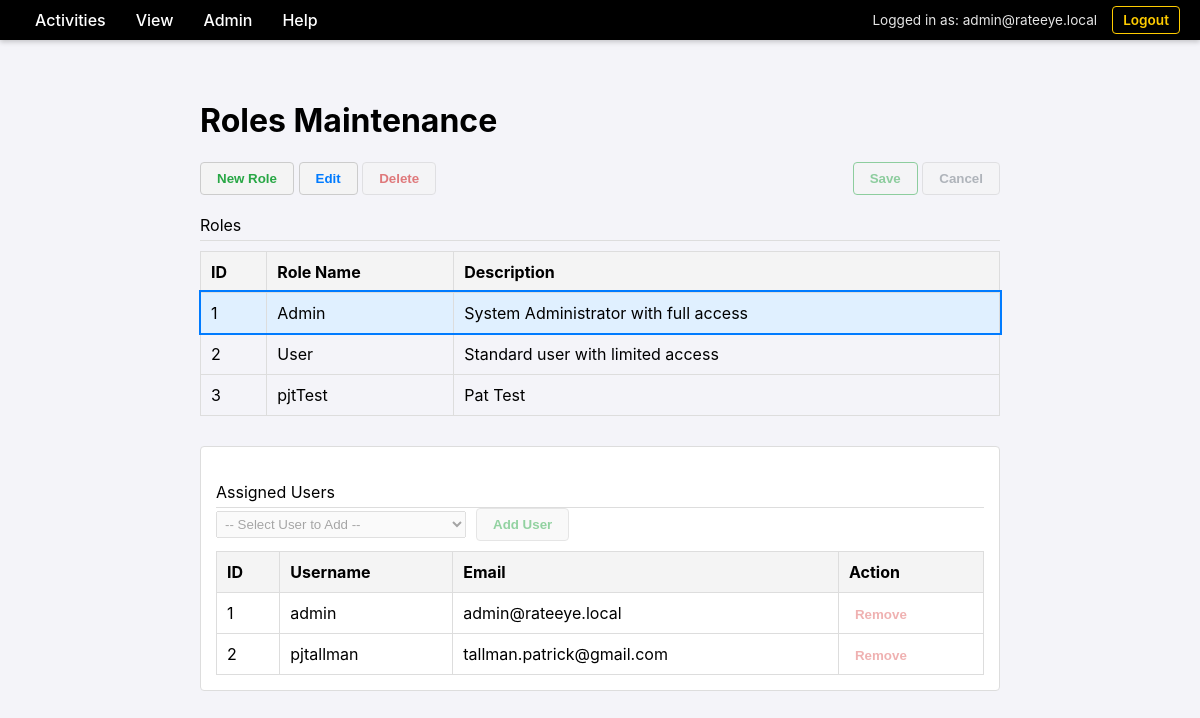
The page /admin/roles (signed in) on the database its author committed.
### database.py (models this page shows)
class User(Base):
    __tablename__ = "users"
    id = Column(Integer, primary_key=True, index=True)
    username = Column(String, unique=True, index=True)
    email = Column(String, unique=True, index=True)
    hashed_password = Column(String, nullable=True)
    is_authorized = Column(Boolean, default=True)
    force_password_change = Column(Boolean, default=False)
    provider = Column(String, default="local")
    profile_json = Column(Text, nullable=True)
    settings = relationship("UserSetting", back_populates="user", cascade="all, delete-orphan")
    roles = relationship("Role", secondary=user_roles, back_populates="users")

class Role(Base):
    __tablename__ = "roles"
    id = Column(Integer, primary_key=True, index=True)
    name = Column(String, unique=True, index=True)
    description = Column(String)
    users = relationship("User", secondary=user_roles, back_populates="roles")

### main.py (the view)
@app.get("/admin/roles", response_class=HTMLResponse, tags=[PageType.MAINTENANCE])
async def list_roles(
    request: Request,
    accept_language: str = Header(None),
    user: User = Depends(login_required),
    db: Session = Depends(get_db)
):
    t = get_text(accept_language)
    roles = db.query(Role).all()
    all_users = db.query(User).all()
    return templates.TemplateResponse(request, "admin_roles.html", {
        "t": t,
        "roles": roles,
        "user": user,
        "all_users": all_users
    })

### templates/admin_roles.html (shortened to what this page needs)
{% extends "base.html" %}
{% block content %}
    <h1>Roles Maintenance</h1>
    <div class="action-bar">
        <div class="left-actions">
            <button id="btn-new" class="btn-action btn-add">New Role</button>
            <button id="btn-edit" class="btn-action btn-edit">Edit</button>
            <button id="btn-delete" class="btn-action btn-delete">Delete</button>
        </div>
        <div class="right-actions">
            <button id="btn-save" class="btn-action btn-save" disabled>Save</button>
            <button id="btn-cancel" class="btn-action btn-cancel" disabled>Cancel</button>
        </div>
    </div>
    <div class="section-header">Roles</div>
    <table id="roles-table">
        <thead>
            <tr>
                <th>ID</th>
                <th>Role Name</th>
                <th>Description</th>
            </tr>
        </thead>
        <tbody>
            {% for r in roles %}
            <tr id="role-{{ r.id }}"
                data-role-id="{{ r.id }}"
                data-role-name="{{ r.name }}"
                data-role-desc="{{ r.description }}"
                data-role-users="{{ r.users | map(attribute='id') | list | join(',') }}">
                <td>{{ r.id }}</td>
                <td class="col-name" data-original="{{ r.name }}">{{ r.name }}</td>
                <td class="col-desc" data-original="{{ r.description }}">{{ r.description }}</td>
            </tr>
            {% endfor %}
        </tbody>
    </table>
    <div id="child-container" class="child-table-container">
        <div class="section-header">Assigned Users</div>
        <div class="child-actions">
            <select id="user-selector" class="edit-input" style="width: 250px;">
                <option value="">-- Select User to Add --</option>
            </select>
            <button id="btn-add-user" class="btn-action btn-add" disabled>Add User</button>
        </div>
        <table id="assigned-users-table">
            <thead>
                <tr>
                    <th>ID</th>
                    <th>Username</th>
                    <th>Email</th>
                    <th>Action</th>
                </tr>
            </thead>
            <tbody>
            </tbody>
        </table>
    </div>
{% endblock %}

### templates/base.html (shortened to what this page needs)
<!DOCTYPE html>
<html>
<head>
    <link rel="stylesheet" href="/static/css/style.css">
</head>
<body>
    <div class="menu-bar">
        <div class="menu-item">{{ t.menu_activities or 'Activities' }}
        </div>
        <div class="menu-item">{{ t.menu_view }}
        </div>
        <div class="menu-item">{{ t.menu_admin or 'Admin' }}
        </div>
        <div class="menu-item">{{ t.menu_help }}
        </div>
        <div class="user-info">
            {% if user %}
                <span>{{ t.msg_logged_in_as }} {{ user.email }}</span>
                <a href="/logout">{{ t.nav_logout }}</a>
            {% else %}
                <a href="/login">{{ t.nav_login }}</a>
                <a href="/register">{{ t.nav_register }}</a>
            {% endif %}
        </div>
    </div>
    <div class="content">
        {% block content %}{% endblock %}
    </div>
</body>
</html>

### static/css/style.css (style rules this page uses)
body { font-family: -apple-system, BlinkMacSystemFont, "Segoe UI", Roboto, Helvetica, Arial, sans-serif; margin: 0; padding: 0; background-color: #f4f4f9; }
.menu-bar { background-color: #000000; color: #ffffff; display: flex; padding: 0 20px; align-items: stretch; box-shadow: 0 2px 5px rgba(0,0,0,0.2); height: 40px; }
.menu-item { position: relative; padding: 0 15px; cursor: pointer; font-weight: 500; display: flex; align-items: center; }
.content { padding: 40px; max-width: 800px; margin: 0 auto; }
.user-info { margin-left: auto; display: flex; align-items: center; color: white; font-size: 0.85em; }
.user-info span { margin-right: 15px; opacity: 0.9; }
.user-info a { color: #ffcc00; font-weight: 600; text-decoration: none; padding: 5px 10px; border: 1px solid #ffcc00; border-radius: 4px; }

### templates/admin_roles.html (style rules this page uses)
.section-header { margin-top: 20px; border-bottom: 1px solid #ddd; padding-bottom: 5px; }
table { width: 100%; border-collapse: collapse; margin-top: 10px; cursor: pointer; }
th, td { border: 1px solid #ddd; padding: 10px; text-align: left; }
th { background-color: #f4f4f4; }
.selected-row { background-color: #e0f0ff !important; outline: 2px solid #007bff; }
.action-bar { margin: 15px 0; display: flex; justify-content: space-between; align-items: center; }
.btn-action { padding: 8px 16px; font-weight: bold; cursor: pointer; border: 1px solid #ccc; background-color: #f4f4f4; border-radius: 4px; }
.btn-action:disabled { opacity: 0.5; cursor: not-allowed; }
.btn-delete { color: #c00; }
.btn-edit { color: #007bff; }
.btn-save { color: #28a745; border-color: #28a745; }
.btn-cancel { color: #6c757d; }
.btn-add { color: #28a745; }
.edit-input { width: 95%; padding: 4px; }
.child-table-container { margin-top: 30px; padding: 15px; border: 1px solid #ddd; border-radius: 4px; background: #fff; }
.child-actions { margin-bottom: 10px; display: flex; gap: 10px; align-items: center; }

### rows shown on the page
User: email "admin@rateeye.local"
Role: id "1", name "Admin", description "System Administrator with full access"
Role: id "2", name "User", description "Standard user with limited access"
Role: id "3", name "pjtTest", description "Pat Test"

### other values the page prints
{{ t.menu_activities or 'Activities' }} "Activities"
{{ t.menu_view }} "View"
{{ t.menu_admin or 'Admin' }} "Admin"
{{ t.menu_help }} "Help"
{{ t.msg_logged_in_as }} "Logged in as:"
{{ t.nav_logout }} "Logout"
